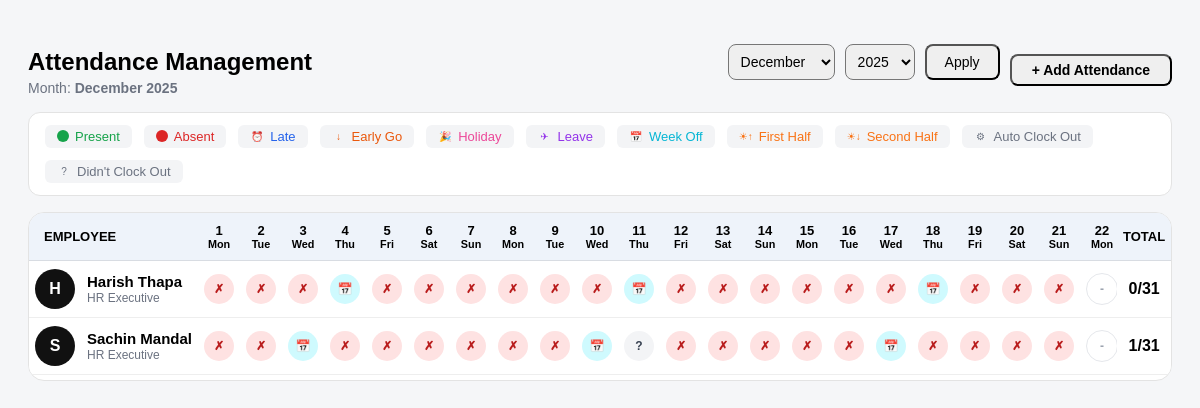
Page /admin/attendance_tab.php on the committed database.
### tables this page shows
CREATE TABLE `employees` (
  `id` int(11) NOT NULL,
  `emp_code` varchar(20) NOT NULL,
  `name` varchar(100) NOT NULL,
  `mobile` varchar(20) DEFAULT NULL,
  `email` varchar(100) DEFAULT NULL,
  `dob` date DEFAULT NULL,
  `department_id` int(11) DEFAULT NULL,
  `designation_id` int(11) DEFAULT NULL,
  `shift_id` int(11) DEFAULT NULL,
  `default_working_from` varchar(50) DEFAULT 'office',
  `weekoff_days` varchar(100) DEFAULT NULL,
  `joining_date` date DEFAULT NULL,
  `updated_at` timestamp NULL DEFAULT NULL,
  `device_id` varchar(100) DEFAULT NULL,
  `status` tinyint(1) DEFAULT 1,
  `created_at` timestamp NOT NULL DEFAULT current_timestamp()
);

CREATE TABLE `designations` (
  `id` int(11) NOT NULL,
  `department_id` int(11) NOT NULL,
  `designation_name` varchar(100) NOT NULL,
  `created_at` timestamp NOT NULL DEFAULT current_timestamp(),
  `updated_at` timestamp NULL DEFAULT NULL
);

### admin/attendance_tab.php (the view, shortened to what this page needs)
<?php
include 'db.php';
$currentYear  = (int)date('Y');
$currentMonth = (int)date('n');
$year  = isset($_GET['year'])  ? (int)$_GET['year']  : $currentYear;
$month = isset($_GET['month']) ? (int)$_GET['month'] : $currentMonth;
$monthName  = date('F Y', strtotime("$year-$month-01"));
$totalDays  = cal_days_in_month(CAL_GREGORIAN, $month, $year);
$empSql = "
    SELECT e.id, e.emp_code, e.name, desig.designation_name, e.shift_id, e.weekoff_days,
           s.start_time, s.end_time, s.late_mark_after, s.half_day_after
    FROM employees e
    LEFT JOIN designations desig ON desig.id = e.designation_id
    LEFT JOIN shifts s ON s.id = e.shift_id
    ORDER BY e.name ASC
";
$empRes = $con->query($empSql);
$employees      = [];
$empByLogUserId = [];
$empShifts      = [];
$empWeekOffs    = [];
if ($empRes && $empRes->num_rows > 0) {
    while ($row = $empRes->fetch_assoc()) {
        $num = (int) filter_var($row['emp_code'] ?? '', FILTER_SANITIZE_NUMBER_INT);
        $row['log_user_id']    = $num;
        $empId = (int)$row['id'];
        $employees[]           = $row;
        $empByLogUserId[$num]  = $empId;
        if ($row['shift_id']) {
            $empShifts[$empId] = [
                'start_time' => $row['start_time'],
                'end_time' => $row['end_time'],
                'late_mark_after' => (int)($row['late_mark_after'] ?? 30),
                'half_day_after' => (int)($row['half_day_after'] ?? 270)
            ];
        }
        if (!empty($row['weekoff_days'])) {
            $empWeekOffs[$empId] = $row['weekoff_days'];
        }
    }
}
$holidaysMap = [];
$startDate = sprintf('%04d-%02d-01', $year, $month);
$endDate = date('Y-m-t', strtotime($startDate));
$attendanceMap = [];
if (!empty($empByLogUserId)) {
    $startDateTime  = $startDate . ' 00:00:00';
    $endDateTime    = $endDate   . ' 23:59:59';
    $logSql = "
        SELECT user_id, time, type, working_from, reason
        FROM attendance_logs
        WHERE time BETWEEN ? AND ?
    ";
    $stmtLog = $con->prepare($logSql);
    if ($stmtLog) {
        $stmtLog->bind_param("ss", $startDateTime, $endDateTime);
        $stmtLog->execute();
        $logsRes = $stmtLog->get_result();
        while ($log = $logsRes->fetch_assoc()) {
            $logUserId = (int)$log['user_id'];
            $empId = $empByLogUserId[$logUserId];
            $ts  = strtotime($log['time']);
            $day = (int)date('j', $ts);
            if (!isset($attendanceMap[$empId])) {
                $attendanceMap[$empId] = [];
            }
            if (!isset($attendanceMap[$empId][$day])) {
                $attendanceMap[$empId][$day] = [
                    'logs'   => [],
                    'status' => 'P',
                ];
            }
            $attendanceMap[$empId][$day]['logs'][] = $log;
        }
    }
}
$monthNames = [
 1=>'January',2=>'February',3=>'March',4=>'April',5=>'May',6=>'June',
 7=>'July',8=>'August',9=>'September',10=>'October',11=>'November',12=>'December'
];
function determineAttendanceStatus($dayData, $date, $shiftInfo = null, $weekoffDays = null, $holidayName = null) {
    $today = date('Y-m-d');
    $isFuture = strtotime($date) > strtotime($today);
    if ($weekoffDays) {
        $dayName = date('l', strtotime($date));
        $weekoffArray = array_map('trim', explode(',', $weekoffDays));
        if (in_array($dayName, $weekoffArray)) {
            return ['status' => 'WO', 'tooltip' => 'Week Off'];
        }
    }
    if (!$dayData || empty($dayData['logs'])) {
        if ($isFuture) {
            return ['status' => '-', 'tooltip' => 'Future Date'];
        }
        return ['status' => 'A', 'tooltip' => 'Absent'];
    }
    $logs = $dayData['logs'];
    $logCount = count($logs);
    $inLogs = [];
    $outLogs = [];
    foreach ($logs as $log) {
        if (strtolower($log['type']) === 'in') {
            $inLogs[] = $log;
        } elseif (strtolower($log['type']) === 'out') {
            $outLogs[] = $log;
        }
    }
    usort($inLogs, function($a, $b) {
        return strtotime($a['time']) - strtotime($b['time']);
    });
    usort($outLogs, function($a, $b) {
        return strtotime($a['time']) - strtotime($b['time']);
    });
    $firstIn = !empty($inLogs) ? $inLogs[0] : null;
    $lastOut = !empty($outLogs) ? $outLogs[count($outLogs) - 1] : null;
    $reason = strtolower(trim($firstIn['reason'] ?? $lastOut['reason'] ?? 'normal'));
    if ($firstIn && !$lastOut) {
        return ['status' => 'DCO', 'tooltip' => "Didn't Clock Out"];
    }
    $tooltip = "Present ({$logCount} punches)";
    return ['status' => 'P', 'tooltip' => $tooltip];
}
?>
<div style="padding:20px;">
    <div class="att-header-bar">
        <div>
            <h2 style="font-weight:700; margin-bottom:4px;">Attendance Management</h2>
            <div style="color:#6b7280; font-size:14px;">
                Month: <strong><?php echo htmlspecialchars($monthName); ?></strong>
            </div>
        </div>
        <div class="att-header-right">
            <form id="attendanceFilterForm"
                  method="GET"
                  style="display:flex; gap:10px;">
                <select name="month" class="att-filter-select">
                    <?php foreach ($monthNames as $m => $label): ?>
                        <option value="<?php echo $m; ?>" <?php echo ($m == $month?'selected':''); ?>>
                            <?php echo $label; ?>
                        </option>
                    <?php endforeach; ?>
                </select>
                <select name="year" class="att-filter-select">
                    <?php for ($y = $currentYear-3; $y <= $currentYear+3; $y++): ?>
                        <option value="<?php echo $y; ?>" <?php echo ($y == $year?'selected':''); ?>>
                            <?php echo $y; ?>
                        </option>
                    <?php endfor; ?>
                </select>
                <button class="btn btn-dark" type="submit">Apply</button>
            </form>
            <button type="button"
		            class="btn btn-dark att-add-btn"
		            data-bs-toggle="modal"
		            data-bs-target="#markAttendanceModal">
                + Add Attendance
            </button>
        </div>
    </div>
    <div class="att-legend">
        <div class="att-pill" style="color:#16a34a;">
            <span class="att-pill-dot dot-present"></span> Present
        </div>
        <div class="att-pill" style="color:#dc2626;">
            <span class="att-pill-dot dot-absent"></span> Absent
        </div>
        <div class="att-pill" style="color:#2563eb;">
            <span class="att-pill-icon">⏰</span> Late
        </div>
        <div class="att-pill" style="color:#ea580c;">
            <span class="att-pill-icon">↓</span> Early Go
        </div>
        <div class="att-pill" style="color:#ec4899;">
            <span class="att-pill-icon">🎉</span> Holiday
        </div>
        <div class="att-pill" style="color:#9333ea;">
            <span class="att-pill-icon">✈</span> Leave
        </div>
        <div class="att-pill" style="color:#06b6d4;">
            <span class="att-pill-icon">📅</span> Week Off
        </div>
        <div class="att-pill" style="color:#f97316;">
            <span class="att-pill-icon">☀↑</span> First Half
        </div>
        <div class="att-pill" style="color:#f97316;">
            <span class="att-pill-icon">☀↓</span> Second Half
        </div>
        <div class="att-pill" style="color:#6b7280;">
            <span class="att-pill-icon">⚙</span> Auto Clock Out
        </div>
        <div class="att-pill" style="color:#6b7280;">
            <span class="att-pill-icon">?</span> Didn't Clock Out
        </div>
    </div>
    <div class="att-card">
        <div class="att-scroll-wrapper">
            <table class="att-table">
                <thead>
                    <tr>
                        <th class="att-sticky-left" style="text-align:left; padding-left:15px;">EMPLOYEE</th>
                        <?php for ($d=1; $d <= $totalDays; $d++):
                            $day = date('D', strtotime("$year-$month-$d"));
                        ?>
                            <th>
                                <?php echo $d; ?><br>
                                <small><?php echo $day; ?></small>
                            </th>
                        <?php endfor; ?>
                        <th class="att-sticky-right">TOTAL</th>
                    </tr>
                </thead>
                <tbody>
                <?php if (!empty($employees)): ?>
                    <?php foreach ($employees as $emp):
                        $empId        = (int)$emp['id'];
                        $presentCount = 0;
                    ?>
                    <tr>
                        <td class="att-sticky-left" style="background:#fff;">
                            <div class="emp-info">
                                <div class="emp-avatar">
                                    <?php echo strtoupper(substr($emp['name'],0,1)); ?>
                                </div>
                                <div class="emp-details">
                                    <div class="emp-name"><?php echo htmlspecialchars($emp['name']); ?></div>
                                    <div class="emp-role"><?php echo htmlspecialchars($emp['designation_name'] ?? ''); ?></div>
                                </div>
                            </div>
                        </td>
                        <?php for ($d=1; $d <= $totalDays; $d++):
                            $currentDate = sprintf('%04d-%02d-%02d', $year, $month, $d);
                            $dayData = $attendanceMap[$empId][$d] ?? null;
                            $shiftInfo = $empShifts[$empId] ?? null;
                            $weekoffDays = $empWeekOffs[$empId] ?? null;
                            $holidayName = $holidaysMap[$currentDate] ?? null;
                            $statusResult = determineAttendanceStatus($dayData, $currentDate, $shiftInfo, $weekoffDays, $holidayName);
                            $status = $statusResult['status'];
                            if (in_array($status, ['P', 'L', 'EG', 'FH', 'SH', 'ACO', 'DCO'])) {
                                $presentCount++;
                            }
                            $statusDisplay = [
                                'P' => '✓',
                                'A' => '✗',
                                'L' => '⏰',
                                'EG' => '↓',
                                'H' => '🎉',
                                'LV' => '✈',
                                'SL' => '🏷',
                                'WO' => '📅',
                                'FH' => '☀↑',
                                'SH' => '☀↓',
                                'ACO' => '⚙',
                                'DCO' => '?',
                                '-' => '-'
                            ];
                            $display = $statusDisplay[$status] ?? '?';
                        ?>
                        <td>
                            <div class="att-cell-wrapper att-clickable"
                                 data-emp-id="<?php echo $empId; ?>"
                                 data-emp-name="<?php echo htmlspecialchars($emp['name']); ?>"
                                 data-emp-role="<?php echo htmlspecialchars($emp['designation_name'] ?? ''); ?>"
                                 data-date="<?php echo $currentDate; ?>"
                                 data-status="<?php echo $status; ?>"
                                 style="cursor: pointer;">
                                <div class="att-badge att-<?php echo $status === '-' ? 'future' : $status; ?>">
                                    <?php echo $display; ?>
                                </div>
                            </div>
                        </td>
                        <?php endfor; ?>
                        <td class="att-sticky-right" style="background:#fff; font-weight:700;">
                            <?php echo $presentCount . '/' . $totalDays; ?>
                        </td>
                    </tr>
                    <?php endforeach; ?>
                <?php endif; ?>
                </tbody>
            </table>
        </div>
    </div>
</div>

### admin/attendance_tab.php (style rules this page uses)
.att-header-bar { display:flex; justify-content:space-between; align-items:flex-end; gap:16px; margin-bottom:16px; flex-wrap:wrap; }
.att-header-right { display:flex; align-items:center; gap:10px; flex-wrap:wrap; }
.att-legend { display:flex; gap:12px; flex-wrap:wrap; margin-bottom:16px; background:#fff; padding:12px 16px; border-radius:12px; border:1px solid #e3e3e3; }
.att-pill { display:flex; align-items:center; gap:6px; font-size:13px; background:#f3f4f6; border-radius:6px; padding:4px 12px; }
.att-pill-icon { width:14px;height:14px; display:flex; align-items:center; justify-content:center; font-size:10px; }
.att-pill-dot { width:12px;height:12px;border-radius:50%; }
.dot-present { background:#16a34a; }
.dot-absent { background:#dc2626; }
.att-filter-select { border-radius: 8px !important; padding: 4px 8px !important; height: 36px !important; font-size: 14px !important; }
#attendanceFilterForm .btn { height: 36px !important; padding: 0px 18px !important; font-size: 14px !important; border-radius: 8px; }
.att-add-btn { border-radius: 8px; font-weight: 600; padding: 6px 20px; font-size: 14px; }
.att-card { background: #fff; border-radius: 16px; padding: 0; border: 1px solid #e3e3e3; overflow: hidden; }
.att-scroll-wrapper { overflow-x: auto; overflow-y: hidden; padding-bottom: 5px; }
.att-table { width: max-content; border-collapse: collapse; }
.att-sticky-left { position: sticky; left: 0; background: #fff; z-index: 10; }
.att-sticky-right { position: sticky; right: 0; background: #fff; z-index: 10; }
.att-table th { text-align: center; padding: 10px 6px; background: #eef3fa; border-bottom: 1px solid #d8dce2; font-size: 13px; }
.att-table td { border-bottom: 1px solid #eee; padding: 8px 6px; text-align: center; }
.emp-info { display: flex; align-items: center; gap: 12px; }
.emp-avatar { min-width: 40px; height: 40px; border-radius: 50%; background: #111; color: #fff; display: flex; align-items: center; justify-content: center; font-weight: 700; }
.emp-details { line-height: 1.2; text-align: left; }
.emp-name { font-weight: 600; font-size: 15px; }
.emp-role { font-size: 12px; color:#6b7280; }
.att-badge { width: 30px; height: 30px; border-radius: 50%; font-size:12px; font-weight:bold; display:flex; justify-content:center; align-items:center; margin:auto; position:relative; line-height:1; }
.att-A { background:#fee2e2; color:#b91c1c; }
.att-WO { background:#cffafe; color:#0e7490; }
.att-DCO { background:#f3f4f6; color:#374151; }
.att-future { background:#ffffff; color:#9ca3af; border:1px solid #e5e7eb; }
.att-cell-wrapper { position: relative; }

### rows in the picture
employees: name "H", name "Harish Thapa", designation.designation_name "HR Executive", id "✗", id "📅", id "-", presentCount "0"
employees: name "S", name "Sachin Mandal", designation.designation_name "HR Executive", id "✗", id "📅", id "?", id "-", presentCount "1"

### other values in the picture
$monthName "December 2025"
$day "Mon"
$day "Tue"
$day "Wed"
$day "Thu"
$day "Fri"
$day "Sat"
$day "Sun"
form field month "December"
form field year "2025"
